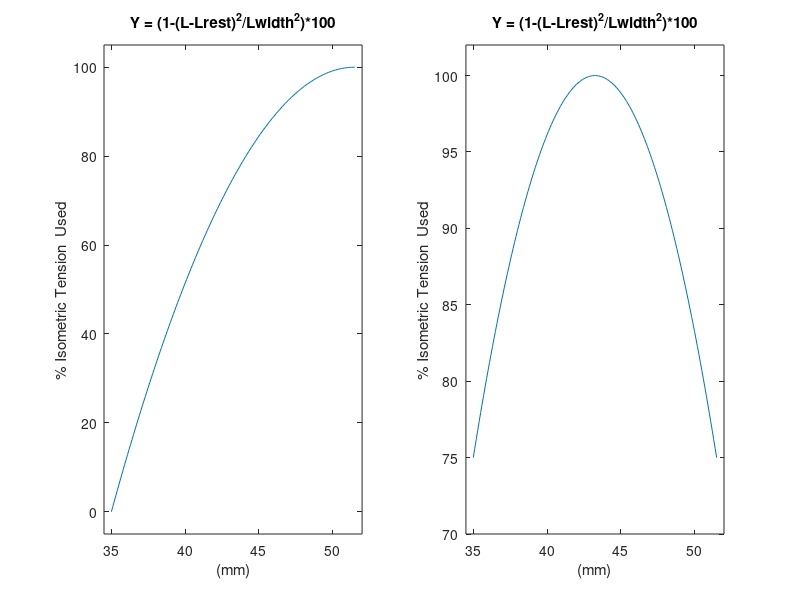

Source code (MATLAB):
L = 35:0.1:51.5;
Lw = 51.5-35;
Lr1 = 51.5;
Lr2 = 35 + Lw/2;

for i = 1:166
    
Y1(i) = (1-(L(i)-Lr1)^2/(Lw^2))*100;
Y2(i) = (1-(L(i)-Lr2)^2/(Lw^2))*100;
end

subplot(1,2,1)
plot(L,Y1)
ylim([-5 105])
xlim([34.5 52])
xlabel('(mm)')
ylabel('% Isometric Tension  Used')
title('Y = (1-(L-Lrest)^2/Lwidth^2)*100')

subplot(1,2,2)
plot(L,Y2)
ylim([70 102])
xlim([34.5 52])
xlabel('(mm)')
ylabel('% Isometric Tension  Used')

title('Y = (1-(L-Lrest)^2/Lwidth^2)*100')